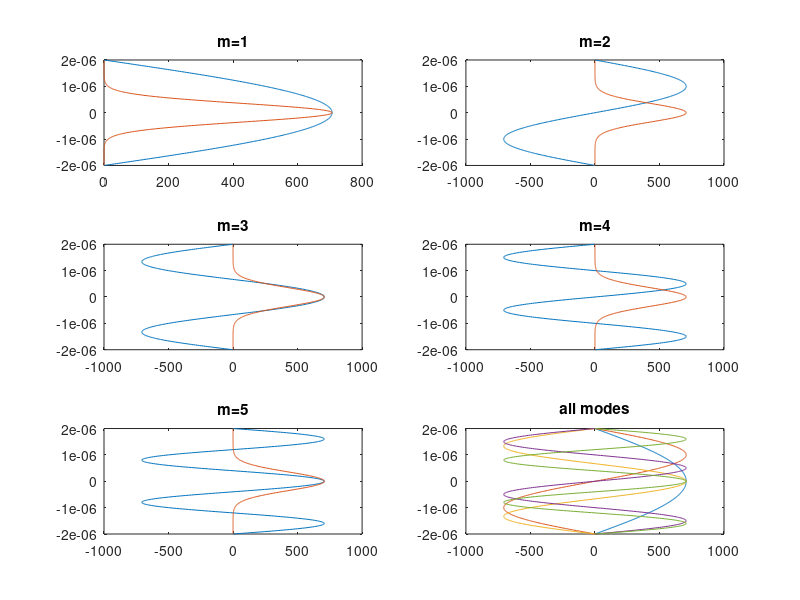

The MATLAB source for this figure:
clear all
format short

%Global variables & step size
d=4e-6;
y=[-2:0.01:2]*10^-6;

%Excitation field s(y)
s=sqrt(2/d).*exp(-(y.^2)./(d/8)^2);

%Transverse field distribution u
for m = 1:5
    if rem(m,2)==0
        u(m,:)=sqrt(2/d).*sin(m*pi*y./d);
    else
        u(m,:)=sqrt(2/d).*cos(m*pi*y./d);
    end
end

%Integrate
for n = 1:5
    a(n)=dot(u(n,:),s)*0.01e-6;
end

a

figure(1)
subplot(3,2,1)
plot(u(1,:),y,s,y)
title('m=1')
subplot(3,2,2)
plot(u(2,:),y,s,y)
title('m=2')
subplot(3,2,3)
plot(u(3,:),y,s,y)
title('m=3')
subplot(3,2,4)
plot(u(4,:),y,s,y)
title('m=4')
subplot(3,2,5)
plot(u(5,:),y,s,y)
title('m=5')
subplot(3,2,6)
plot(u(1,:),y,u(2,:),y,u(3,:),y,u(4,:),y,u(5,:),y)
title('all modes')